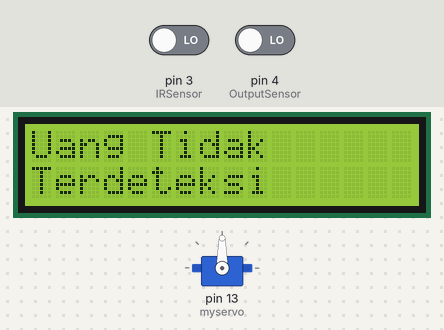
A sketch run on a simulated Arduino Uno, built with avr-gcc and run on an emulated ATmega328P. Shown: servo, 16×2 character LCD. The test bench sets the inputs (shaded band); at power-on: pin 3 (IRSensor) LOW, pin 4 (OutputSensor) LOW. What the sketch prints to the serial monitor is not drawn.

Above: at 10.1 s.
At 16.2 s:
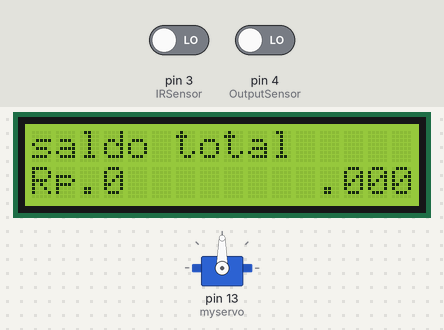
16.3 s: pin 3 (IRSensor) driven HIGH
At 20.2 s:
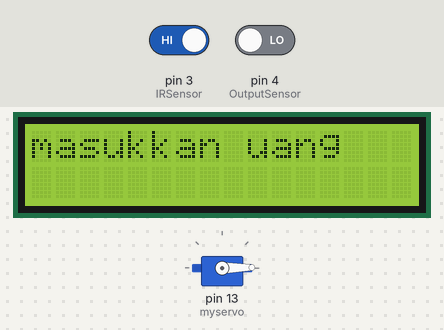
20.5 s: pin 3 (IRSensor) driven LOW and pin 4 (OutputSensor) driven HIGH
At 31.4 s:
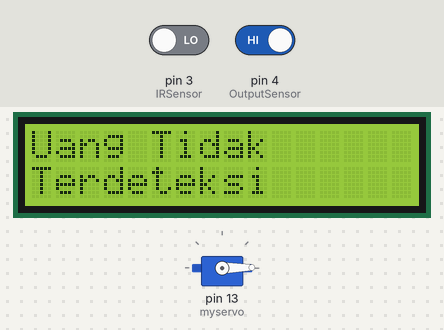
Timing chart, 0 to 33.1 s (numbered marks = the images above; inputs shaded):
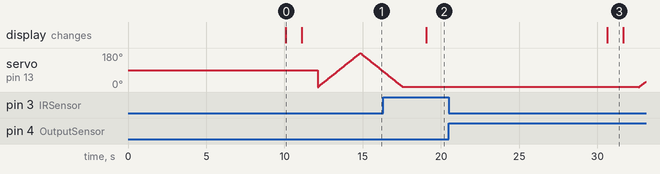

Measured:
- after the input at 16.3 s, the display: changes after 2.8 s (image 2)
- after the input at 20.5 s, the display: changes after 10.1 s (image 3)
- what the display in image 0 shows lasts 1.0 s, from 10.1 s to 11.1 s

The sketch:

main.ino
```cpp
#define S0 8
#define S1 7
#define S2 6
#define S3 5
#define OutputSensor 4
#include <LiquidCrystal_I2C.h>
#include <Servo.h> // menyertakan library servo ke dalam program
Servo myservo;     // variable untuk menyimpan posisi data
int pos = 00;
LiquidCrystal_I2C lcd(0x27,16,2);
int IRSensor = 3; // connect ir sensor to arduino pin 2
// int LED = 13; // conect Led to arduino pin 13
int saldo=0;
int seratus=100;
int limapuluh=50;
int duapuluh=20;
int sepuluh=10;
int lima=5;
int dua=2;
int satu=1;
int f_red = 0;
int f_green = 0;
int f_blue = 0;

void setup() {
  Serial.begin(9600);
  myservo.attach(13);
  pinMode(S0, OUTPUT);
  pinMode(S1, OUTPUT);
  pinMode(S2, OUTPUT);
  pinMode(S3, OUTPUT);
  lcd.init();
  lcd.backlight();

  pinMode(OutputSensor, INPUT);

  digitalWrite(S0, HIGH);
  digitalWrite(S1, LOW);
}

void loop() {

  int irhalangan = digitalRead (IRSensor);
 if (irhalangan == 1){
   lcd.clear();
     lcd.setCursor(0, 0);
  Serial.println("Masukkan Uang");
  lcd.println("masukkan uang");


 }
 else{
   delay(4000);
   setting();
   pengecekanuang();
  Serial.print("saldo =");
  Serial.print(saldo);
  Serial.println(".000");
  lcd.clear();
  lcd.setCursor(0, 0);
  lcd.println("saldo total");
  lcd.setCursor(0, 1);
  lcd.println("Rp.");
  lcd.setCursor(3, 1);
  lcd.println(saldo);
  lcd.setCursor(12, 1);
  lcd.print(".000");
  delay(1000);
  servo();
   delay(1000);
 }
  Serial.println("reset");
  delay(500);
}

void setting(){
    digitalWrite(S2, LOW);
  digitalWrite(S3, LOW);
  f_red = pulseIn(OutputSensor, LOW);
  Serial.print("R = ");
  Serial.println(f_red);
  delay(1000);

  digitalWrite(S2, HIGH);
  digitalWrite(S3, HIGH);
  f_green = pulseIn(OutputSensor, LOW);
  Serial.print("G = ");
  Serial.println(f_green);
  delay(1000);

  digitalWrite(S2, LOW);
  digitalWrite(S3, HIGH);
  f_blue = pulseIn(OutputSensor, LOW);
  Serial.print("B = ");
  Serial.println(f_blue);
  delay(1000);
}

void pengecekanuang(){
  if((f_red>=14 && f_red<=18)&&(f_green>=22 && f_green<=29)&&(f_blue>=16&&f_blue<=20)||(f_red>18 && f_red<22)&&(f_green>=30 && f_green<=34)&&(f_blue>=21&&f_blue<=25)){
    Serial.println("RP100.000");
    saldo+=seratus;
    lcd.clear();
    lcd.setCursor(0, 0);
  lcd.print("Terimakasih");
  lcd.setCursor(0, 1);
  lcd.print("Rp.100.000");
  delay(1000);
  } else   if((f_red>=14 && f_red<=20)&&(f_green>=17 && f_green<=19)&&(f_blue>=11&&f_blue<=13)||(f_red>=27 && f_red<=30)&&(f_green>=24 && f_green<=28)&&(f_blue>=14&&f_blue<=17)){
    Serial.println("Rp50.000");
    saldo += limapuluh;
        lcd.clear();
    lcd.setCursor(0, 0);
  lcd.print("Terimakasih");
  lcd.setCursor(0, 1);
  lcd.print("Rp.50.000");
  delay(1000);
    }
    else   if((f_red>=20 && f_red<=23)&&(f_green>=20 && f_green<=25)&&(f_blue>=19&&f_blue<=22)||(f_red>=27 && f_red<=30)&&(f_green>=27&& f_green<=31)&&(f_blue>=22&&f_blue<=26)){
    Serial.println("Rp20.000");
    saldo += duapuluh;
    lcd.setCursor(0, 0);
      lcd.clear();
    lcd.setCursor(0, 0);
  lcd.print("Terimakasih");
  lcd.setCursor(0, 1);
  lcd.print("Rp.20.000");
  delay(1000);
    }
    else   if((f_red>=18 && f_red<=20)&&(f_green>=21 && f_green<=23)&&(f_blue>=12&&f_blue<=15)||(f_red>=24 && f_red<=26)&&(f_green>=30 && f_green<=32)&&(f_blue>=18&&f_blue<=21)){
    Serial.println("Rp10.000");
    saldo += sepuluh;
        lcd.clear();
    lcd.setCursor(0, 0);
  lcd.print("Terimakasih");
  lcd.setCursor(0, 1);
  lcd.print("Rp.10.000");
  delay(1000);
    }
    else   if((f_red>=12 && f_red<=15)&&(f_green>=16 && f_green<=19)&&(f_blue>=13&&f_blue<=16)||(f_red>=14 && f_red<=17)&&(f_green>=20 && f_green<=23)&&(f_blue>=17&&f_blue<=20)){
    Serial.print("Rp5.000");
    saldo += lima;
    lcd.clear();
    lcd.setCursor(0, 0);
  lcd.print("Terimakasih");
  lcd.setCursor(0, 1);
  lcd.print("Rp.5.000");
  delay(1000);
  }
    else   if((f_red>=22 && f_red<=23)&&(f_green>=25 && f_green<=27)&&(f_blue>=19&&f_blue<=20)||(f_red>=13 && f_red<=15)&&(f_green>=14 && f_green<=16)&&(f_blue>=10&&f_blue<=12)){
    Serial.println("Rp2.000");
    saldo += dua;
        lcd.clear();
    lcd.setCursor(0, 0);
  lcd.print("Terimakasih");
  lcd.setCursor(0, 1);
  lcd.print("Rp.2.000");
  delay(1000);
    }
    else   if((f_red>=11 && f_red<=13)&&(f_green>=13 && f_green<=15)&&(f_blue>=11&&f_blue<=14)||(f_red>=21 && f_red<=23)&&(f_green>=25 && f_green<=28)&&(f_blue>=21&&f_blue<=23)){
    Serial.println("Rp1.000");
    saldo += satu;
        lcd.clear();
    lcd.setCursor(0, 0);
  lcd.print("Terimakasih");
  lcd.setCursor(0, 1);
  lcd.print("Rp.1.000");
  delay(1000);
    } else {
      Serial.println("Uang Tidak Terdeteksi");
      lcd.clear();
    lcd.setCursor(0, 0);
  lcd.print("Uang Tidak");
  lcd.setCursor(0, 1);
  lcd.print("Terdeteksi");
  delay(1000);
    }

}
 void servo(){
    for(pos = 00; pos < 180; pos += 1)  //fungsi perulangan yang akan dijadikan PWM dengan kenaikan 1
 {
  myservo.write(pos); //prosedur penulisan data PWM ke motor servo
  delay(15); //waktu tunda 15 ms
 }
 for(pos = 180; pos>=1; pos-=1)  //fungsi perulangan yang akan dijadikan PWM dengan penurunan 1
 {
  myservo.write(pos);
  delay(15);
 }
}
```
